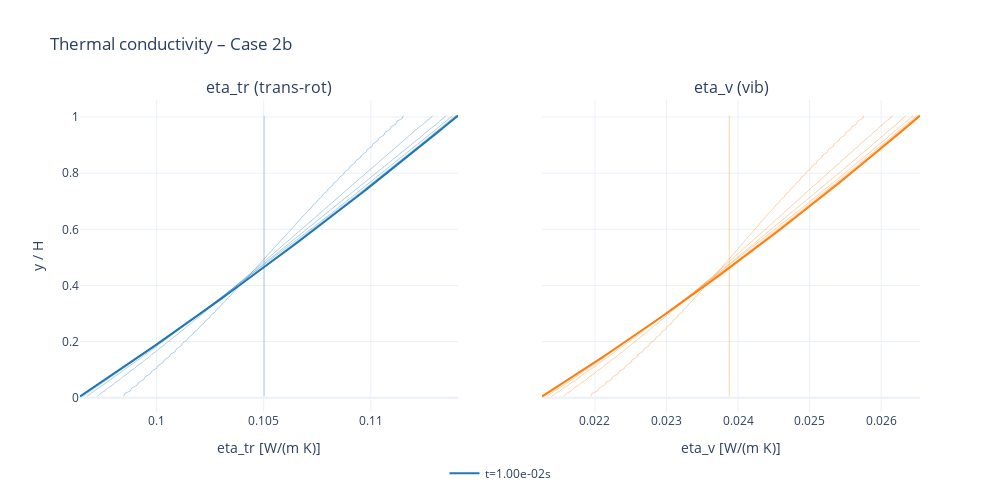

The notebook cell saved with this chart:
### Code cell
# Thermal conductivity profiles for Case 2b
N_TIME_SAMPLES = 10

U_hist = case2b["U_hist"]
t_hist = np.asarray(case2b["t_hist"])
n_steps = len(U_hist)
sample_count = min(N_TIME_SAMPLES, n_steps)
indices = np.linspace(0, n_steps - 1, sample_count, dtype=int)
indices = np.unique(indices)

fig = make_subplots(
    rows=1,
    cols=2,
    shared_yaxes=True,
    subplot_titles=("eta_tr (trans-rot)", "eta_v (vib)"),
)

for idx in indices:
    t = float(t_hist[idx])
    is_final = idx == indices[-1]
    y, eta_tr, eta_v = ff_helpers.extract_thermal_conductivity_profile_from_U(
        case2b, U_hist[idx]
    )
    fig.add_trace(
        go.Scatter(
            x=eta_tr,
            y=y,
            mode="lines",
            name=f"t={t:.2e}s",
            legendgroup="eta_tr",
            showlegend=bool(is_final),
            opacity=1.0 if is_final else 0.35,
            line=dict(width=2 if is_final else 1, color="#1f77b4"),
        ),
        row=1,
        col=1,
    )
    fig.add_trace(
        go.Scatter(
            x=eta_v,
            y=y,
            mode="lines",
            name=f"t={t:.2e}s",
            legendgroup="eta_v",
            showlegend=False,
            opacity=1.0 if is_final else 0.35,
            line=dict(width=2 if is_final else 1, color="#ff7f0e"),
        ),
        row=1,
        col=2,
    )

fig.update_xaxes(title_text="eta_tr [W/(m K)]", row=1, col=1)
fig.update_xaxes(title_text="eta_v [W/(m K)]", row=1, col=2)
fig.update_yaxes(title_text="y / H", row=1, col=1)
fig.update_layout(
    width=1000,
    height=500,
    title="Thermal conductivity – Case 2b",
    legend=dict(x=0.5, y=-0.15, xanchor="center", yanchor="top", orientation="h"),
)
fig.show()
